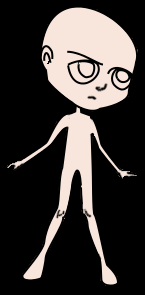
#> input picture 2DGame/sprite.png, 145 x 295 px
$ python imgTrollFace.py ../2DGame/sprite.png ../2DGame/sprite.png ../2DGame/sprite.png
#> lines starting #> are read from the running program, lines starting #| are printed output that depends on the picture
import sys
from cv2_detect import detect #LastFile
import cv2
import cv2.cv as cv


def detectOnPict(in_fn, out_fn):
    '''draw the detection on a picture'''
#> called with in_fn = '../2DGame/sprite.png', out_fn = '../2DGame/sprite.png'
    img_color = cv2.imread(in_fn)
#> img_color is the input picture: shape (295, 145, 3); mean B, G, R 54.8, 57.3, 61.8
    #get the gray level of the pict
    img_gray = cv2.cvtColor(img_color, cv.CV_RGB2GRAY)
    img_gray = cv2.equalizeHist(img_gray)
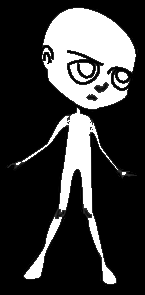
#> img_gray: shape (295, 145); min 0, max 255, mean 57.5
    rects = detect(img_gray)#CF cv2_detect.py
    img_out = img_color.copy()
    #sys.argv[3] = image to overlay
    trollImage = cv2.imread(sys.argv[3])
    for x1, y1, x2, y2 in rects:
        #Resize at the size of the face
        trollImage = cv2.resize(trollImage, (x2-x1, y2-y1))
        #Overlay
        img_out[y1:y1+trollImage.shape[0], x1:x1+trollImage.shape[1]] = trollImage
    cv2.imwrite(out_fn, img_out)


def main():
    #sys.argv[1] : ImageIn, #sys.argv[2] : ImageOut
    detectOnPict(sys.argv[1], sys.argv[2])
#> (the call stopped at in detectOnPict, `rects = detect(img_gray)#CF cv2_detect.py`: cv2_detect is not available in this run)


if __name__ == '__main__':
    main()
